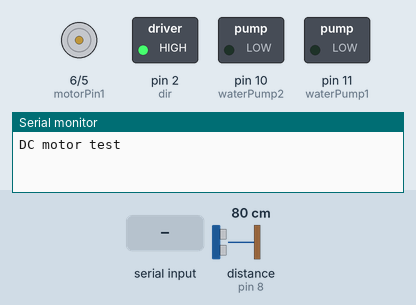
The sketch below on a simulated Arduino Uno, built with avr-gcc and run on an emulated ATmega328P. Parts: motor-driver pin pairs drawn as motors (green arrow = first pin HIGH = forward, orange = second pin HIGH = backward, longer = more drive), switched loads named in the sketch (green lamp = pin HIGH), the last lines printed to the serial monitor. The inputs (shaded band) are chosen by the test bench; at power-on: distance to the obstacle (sensor on pin 8) 80 cm. The echo pulse lasts 58.3 µs per cm; pins used as bus, display or sensor lines are not drawn.

Above: at 1.2 s.
1.3 s: "1" received over Serial
At 3.4 s:
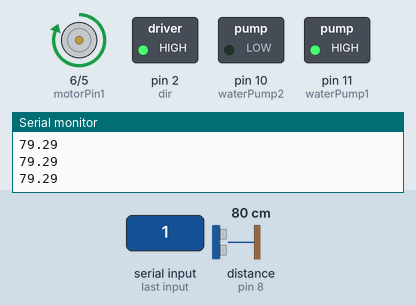
Timing chart, 0 to 4.9 s (numbered marks = the images above; inputs shaded):
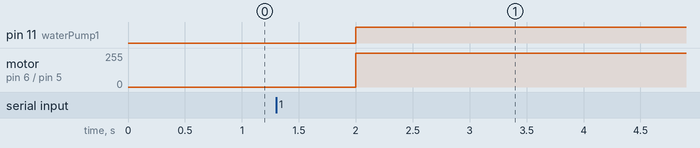

The sketch:

test02_inwaiting.ino
```cpp
/*
#include <ArduinoJson.h>

int motorPin1 = 6;
int motorPin2 = 5;
int waterPump1 =11;
int waterPump2 =10;
int TRIG = 9;
int ECHO = 8;
int dir = 2;
float duration, distance, temp, loop_init=0;
DynamicJsonDocument doc(128);
void setup() {
  Serial.begin(9600);
  pinMode(motorPin1,OUTPUT);
  pinMode(motorPin2,OUTPUT);
  pinMode(waterPump1,OUTPUT);
  pinMode(waterPump2,OUTPUT);
  pinMode(TRIG,OUTPUT);
  pinMode(ECHO,INPUT);
  pinMode(dir,OUTPUT);
  digitalWrite(dir,HIGH);

  printf("DC motor test");
}


void loop() {
  if(Serial.available()>0){
    char receivedChar = Serial.read();
    digitalWrite(motorPin1,LOW);
    digitalWrite(motorPin2,LOW);
    digitalWrite(waterPump1,LOW);
    digitalWrite(waterPump2,LOW);
    if(receivedChar == '1'){
      printf("Forward");
      digitalWrite(motorPin1,HIGH);
      digitalWrite(motorPin2,LOW);
      digitalWrite(waterPump1,HIGH);
      digitalWrite(waterPump2,LOW);
      digitalWrite(TRIG,LOW);
      digitalWrite(TRIG,HIGH);
      delayMicroseconds(10);
      digitalWrite(TRIG,LOW);
      duration = pulseIn(ECHO,HIGH);
      distance = duration * 17/1000;
      if(loop_init == 0)
      {
        temp = distance;
        loop_init =1;
      }
      if(temp < distance){
        delay(300);
        Serial.println("abcdefghhhhhhhhhhhhhhh");
        while(temp != distance && distance <= 20)
        {
          Serial.print("dddddddddddddddddd");
          Serial.println(distance);

          doc["HC_SR04_sensor"] = "linear_forward";
        }
        doc["HC_SR04_sensor"] = "linear_forward_completed";
      }

      temp = distance;
      //delay(2000);
    }
    else if(receivedChar == '0'){
      printf("Backward");
      digitalWrite(motorPin1,LOW);
      digitalWrite(motorPin2,HIGH);
      digitalWrite(waterPump1,LOW);
      digitalWrite(waterPump2,HIGH);
      if(temp < distance){
        doc["HC_SR04_sensor"] = "linear_forward";
      }
      else if(temp > distance)
      {
        doc["HC_SR04_sensor"] = "linear_backward";
      }
      else if(temp == distance && distance < 15)
      {
        doc["HC_SR04_sensor"] = "linear_forward_completed";
      }
      else if(temp == distance && distance > 20)
      {
        doc["HC_SR04_sensor"] = "linear_backward_completed";
      }
      temp = distance;
      //delay(2000);
    }
    else if(receivedChar == '2')
    {
      printf("Stop");
      digitalWrite(motorPin1,LOW);
      digitalWrite(motorPin2,LOW);
      digitalWrite(waterPump1,LOW);
      digitalWrite(waterPump2,LOW);
      //delay(2000);
    }


    serializeJson(doc,Serial);
    Serial.println();
  }
  delay(1000);
}
*/
```

test03_inwaiting.ino
```cpp
int motorPin1 = 6;
int motorPin2 = 5;
int waterPump1 =11;
int waterPump2 =10;
int TRIG = 9;
int ECHO = 8;
int dir = 2;
int i = 0;
float duration, distance, temp, loop_init=0;
void setup() {
  Serial.begin(9600);
  pinMode(motorPin1,OUTPUT);
  pinMode(motorPin2,OUTPUT);
  pinMode(waterPump1,OUTPUT);
  pinMode(waterPump2,OUTPUT);
  pinMode(TRIG,OUTPUT);
  pinMode(ECHO,INPUT);
  pinMode(dir,OUTPUT);
  digitalWrite(dir,HIGH);

  Serial.println("DC motor test");
}


void loop() {
  if(Serial.available()>0){
    char receivedChar = Serial.read();
    digitalWrite(motorPin1,LOW);
    digitalWrite(motorPin2,LOW);
    digitalWrite(waterPump1,LOW);
    digitalWrite(waterPump2,LOW);
    if(receivedChar == '1'){
      Serial.println("Forward");
      digitalWrite(motorPin1,HIGH);
      digitalWrite(motorPin2,LOW);
      digitalWrite(waterPump1,HIGH);
      digitalWrite(waterPump2,LOW);


      if(loop_init == 0)
      {
        temp = distance;
        loop_init =1;
      }
      while(true)
      {
        digitalWrite(TRIG,LOW);
        delay(10);
        digitalWrite(TRIG,HIGH);
        delayMicroseconds(10);
        digitalWrite(TRIG,LOW);
        duration = pulseIn(ECHO,HIGH);
        distance = duration * 17/1000;
        Serial.println(distance);
        delay(500);
        i++;

      }


      temp = distance;
      //delay(2000);
    }
    else if(receivedChar == '0'){
      Serial.println("Backward");
      digitalWrite(motorPin1,LOW);
      digitalWrite(motorPin2,HIGH);
      digitalWrite(waterPump1,LOW);
      digitalWrite(waterPump2,HIGH);

    }

  }
  delay(1000);
}
```

Measured:
- after the input at 1.3 s, pin 11 (waterPump1): LOW → HIGH after 0.70 s; motor on pin 6 (motorPin1) / pin 5 (motorPin2): stopped → forward 255/255 after 0.70 s
